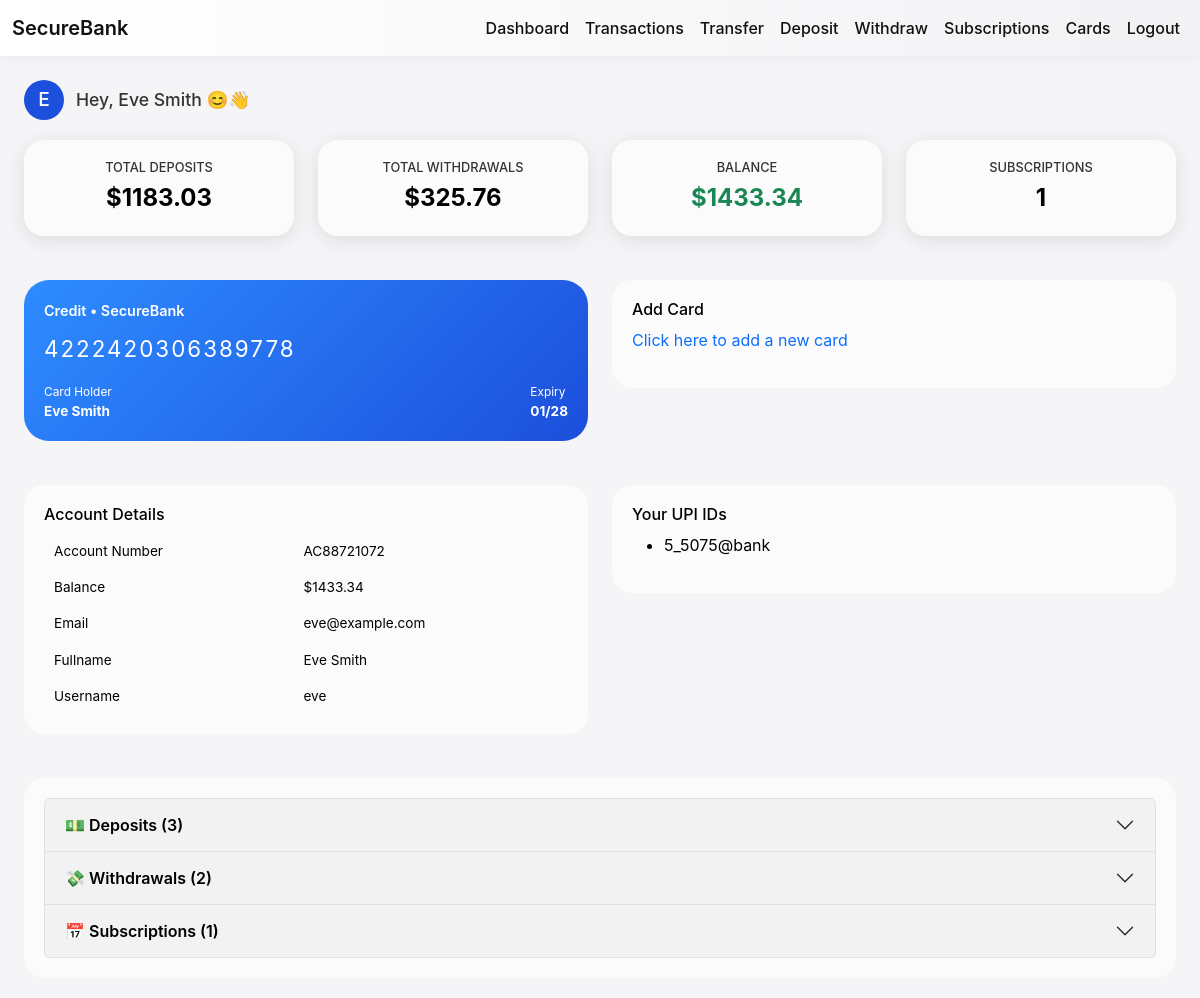
Page /dashboard (signed in) on the earlier database version.
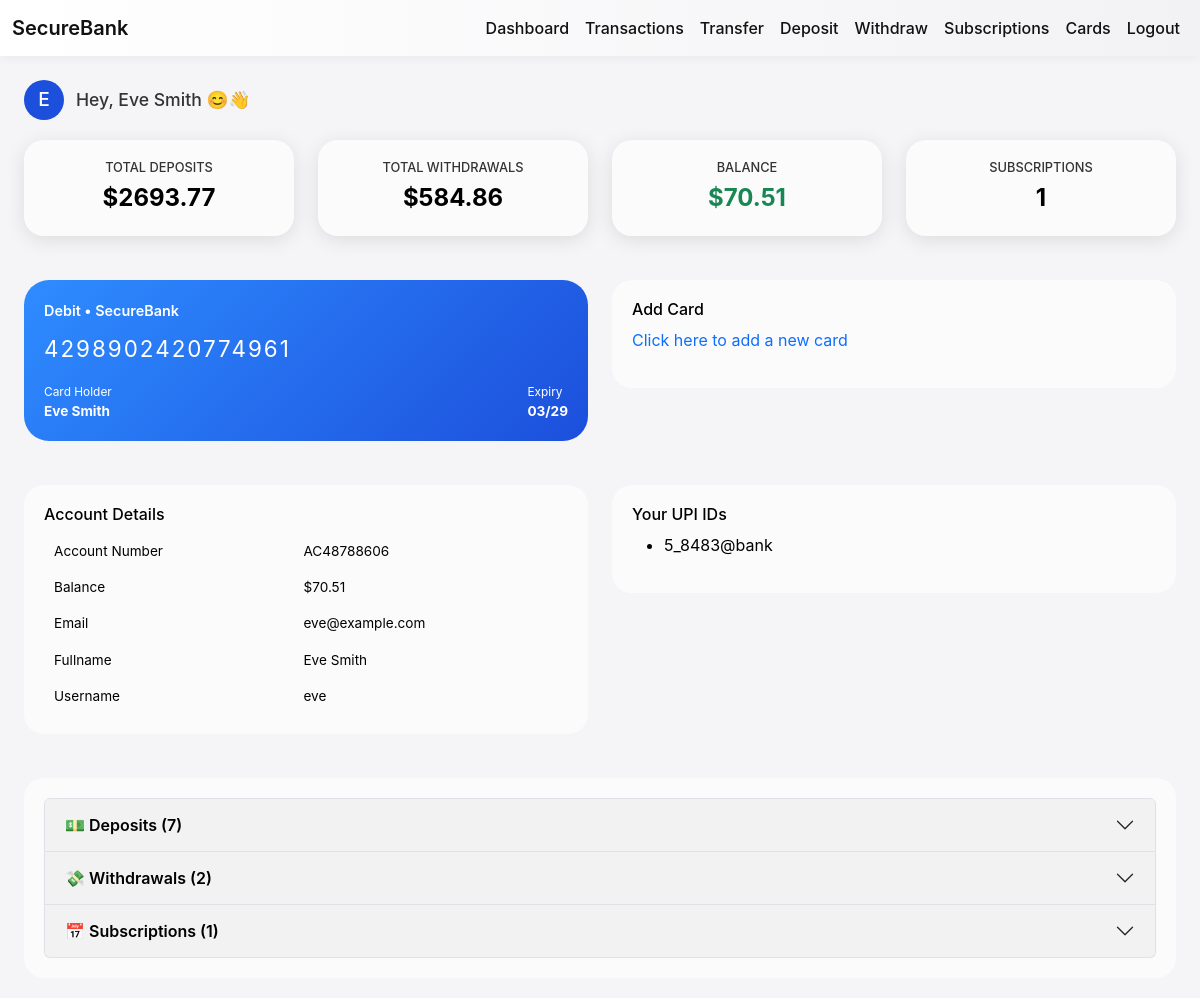
Same page on the later database version.
### app/models/models.py (models this page shows)
class Login(db.Model):
    __tablename__ = 'login'
    id = db.Column(db.Integer, primary_key=True)
    fullname = db.Column(db.String(120), nullable=False)
    email = db.Column(db.String(120), unique=True, nullable=False)
    username = db.Column(db.String(80), unique=True, nullable=False)
    phone = db.Column(db.String(20), unique=True, nullable=True)  # <-- Added phone
    password = db.Column(db.String(255), nullable=False)
    is_admin = db.Column(db.Boolean, default=False)
    created_at = db.Column(db.DateTime, default=datetime.utcnow)  # ✅ Fixed here
    accounts = db.relationship('Account', backref='owner', lazy=True)
    transactions = db.relationship('Transaction', backref='user', lazy=True)
    subscriptions = db.relationship('Subscription', backref='user', lazy=True)

class Account(db.Model):
    __tablename__ = 'account'
    id = db.Column(db.Integer, primary_key=True)
    user_id = db.Column(db.Integer, db.ForeignKey('login.id'), nullable=False)
    account_number = db.Column(db.String(20), unique=True, nullable=False)
    balance = db.Column(db.Float, default=0.0, nullable=False)
    created_at = db.Column(db.DateTime, default=datetime.utcnow)
    upi = db.relationship('Upi', backref='account', uselist=False)
    cards = db.relationship('Card', backref='account', lazy=True)
    transactions = db.relationship('Transaction', backref='account', lazy=True)

class Card(db.Model):
    __tablename__ = 'card'
    id = db.Column(db.Integer, primary_key=True)
    account_id = db.Column(db.Integer, db.ForeignKey('account.id'), nullable=False)
    card_number = db.Column(db.String(20), unique=True)
    card_type = db.Column(db.String(20), default='debit')
    expiry = db.Column(db.String(10))
    cvv = db.Column(db.String(6))
    blocked = db.Column(db.Boolean, default=False)
    limit = db.Column(db.Float, default=5000.0)
    pin = db.Column(db.String(128))  # store hashed PIN

class Upi(db.Model):
    __tablename__ = 'upi'
    id = db.Column(db.Integer, primary_key=True)
    account_id = db.Column(db.Integer, db.ForeignKey('account.id'), nullable=False)
    upi_id = db.Column(db.String(120), unique=True, nullable=False)
    verified = db.Column(db.Boolean, default=False)

### app/routes.py (the view, shortened to what this page needs)
@main.route('/dashboard')
def dashboard_view():
    if 'user_id' not in session:
        flash('Please login first.', 'warning')
        return redirect(url_for('main.login_view'))
    user = Login.query.get(session['user_id'])
    account = Account.query.filter_by(user_id=user.id).first()
    balance = account.balance if account else 0.0
    deposits = Transaction.query.filter_by(user_id=user.id, txn_type='deposit').all()
    withdrawals = Transaction.query.filter_by(user_id=user.id, txn_type='withdrawal').all()
    subscriptions = Subscription.query.filter_by(user_id=user.id).all()
    cards = Card.query.filter_by(account_id=account.id).all() if account else []
    upis = Upi.query.filter_by(account_id=account.id).all() if account else []
    return render_template(
        'dashboard.html',
        username=user.fullname.upper(),
        is_admin=False,
        user=user,
        account=account,
        deposits=deposits,
        withdrawals=withdrawals,
        balance=balance,
        subscriptions=subscriptions,
        cards=cards,
        upis=upis
    )

### app/templates/dashboard.html (shortened to what this page needs)
{% extends 'base.html' %}
{% block content %}
<div class="container-fluid">
<h2 class="greeting-header">
    <span class="profile-icon">
        {{ username[0]|upper }}
    </span>
    {% if is_admin %}
        Admin Dashboard.
    {% else %}
        Hey, {{ username | title }} 😊👋
    {% endif %}
</h2>
  <div class="row g-4">
    <div class="col-md-3"><div class="tile glass">
      <h6>Total Deposits</h6>
      <div class="value">${{ '%.2f'|format(deposits|sum(attribute='amount')) }}</div>
    </div></div>
    <div class="col-md-3"><div class="tile glass">
      <h6>Total Withdrawals</h6>
      <div class="value">${{ '%.2f'|format(withdrawals|sum(attribute='amount')) }}</div>
    </div></div>
    <div class="col-md-3"><div class="tile glass">
      <h6>Balance</h6>
      <div class="value text-success">${{ '%.2f'|format(balance) }}</div>
    </div></div>
    <div class="col-md-3"><div class="tile glass">
      <h6>Subscriptions</h6>
      <div class="value">{{ subscriptions|length }}</div>
    </div></div>
    {% if not is_admin %}
    {% for card in cards %}
    <div class="col-md-6">
      <div class="bank-card">
        <div class="brand-mini">{{ card.card_type|capitalize }} • SecureBank</div>
        <div class="number">{{ card.card_number }}</div>
        <div class="pair">
          <div><small>Card Holder</small><br><strong>{{ user.fullname }}</strong></div>
          <div><small>Expiry</small><br><strong>{{ card.expiry }}</strong></div>
        </div>
      </div>
    </div>
    {% endfor %}
    <div class="col-md-6">
      <div class="glass table-card">
        <h6>Add Card</h6>
        <p><a href="{{ url_for('main.cards_view') }}">Click here to add a new card</a></p>
      </div>
    </div>
    <div class="col-md-6">
      <div class="glass table-card">
        <h6>Account Details</h6>
        <table>
          <tr><td>Account Number</td><td>{{ account.account_number }}</td></tr>
          <tr><td>Balance</td><td>${{ '%.2f'|format(account.balance) }}</td></tr>
          <tr><td>Email</td><td>{{ user.email }}</td></tr>
          <tr><td>Fullname</td><td>{{ user.fullname }}</td></tr>
          <tr><td>Username</td><td>{{ user.username }}</td></tr>
        </table>
      </div>
    </div>
    <div class="col-md-6">
      <div class="glass table-card">
        <h6>Your UPI IDs</h6>
        {% if upis %}
          <ul>{% for upi in upis %}<li>{{ upi.upi_id }}</li>{% endfor %}</ul>
        {% else %}
          <p>No UPI linked yet.</p>
        {% endif %}
      </div>
    </div>
    <div class="col-md-12">
      <div class="glass table-card">
        <div class="accordion" id="transactionsAccordion">
          <div class="accordion-item">
            <h2 class="accordion-header" id="headingDeposits">
              <button class="accordion-button collapsed" type="button" data-bs-toggle="collapse" data-bs-target="#collapseDeposits">
                💵 Deposits ({{ deposits|length }})
              </button>
            </h2>
          </div>
          <div class="accordion-item">
            <h2 class="accordion-header" id="headingWithdrawals">
              <button class="accordion-button collapsed" type="button" data-bs-toggle="collapse" data-bs-target="#collapseWithdrawals">
                💸 Withdrawals ({{ withdrawals|length }})
              </button>
            </h2>
          </div>
          <div class="accordion-item">
            <h2 class="accordion-header" id="headingSubs">
              <button class="accordion-button collapsed" type="button" data-bs-toggle="collapse" data-bs-target="#collapseSubs">
                📅 Subscriptions ({{ subscriptions|length }})
              </button>
            </h2>
          </div>
        </div>
      </div>
    </div>
    {% endif %}
  </div>
</div>
{% endblock %}

### app/templates/base.html (shortened to what this page needs)
<!DOCTYPE html>
<html lang="en">
<head>
    <link href="https://cdn.jsdelivr.net/npm/bootstrap@5.3.0/dist/css/bootstrap.min.css" rel="stylesheet">
</head>
<body>
    <nav class="navbar navbar-expand-lg">
        <div class="container">
            <a class="navbar-brand" href="{{ url_for('main.index_view') }}">SecureBank</a>
            <div class="collapse navbar-collapse" id="navbarNav">
                <ul class="navbar-nav ms-auto">
                    {% if session.get('user_id') %}
                        <li class="nav-item"><a class="nav-link" href="{{ url_for('main.dashboard_view') }}">Dashboard</a></li>
                        <li class="nav-item"><a class="nav-link" href="{{ url_for('main.transactions_view') }}">Transactions</a></li>
                        <li class="nav-item"><a class="nav-link" href="{{ url_for('main.transfer_view') }}">Transfer</a></li>
                        <li class="nav-item"><a class="nav-link" href="{{ url_for('main.deposit_view') }}">Deposit</a></li>
                        <li class="nav-item"><a class="nav-link" href="{{ url_for('main.withdrawal_view') }}">Withdraw</a></li>
                        <li class="nav-item"><a class="nav-link" href="{{ url_for('main.subscription_view') }}">Subscriptions</a></li>
                        <li class="nav-item"><a class="nav-link" href="{{ url_for('main.cards_view') }}">Cards</a></li>
                        <li class="nav-item"><a class="nav-link" href="{{ url_for('main.logout_view') }}">Logout</a></li>
                    {% else %}
                        <li class="nav-item"><a class="nav-link" href="{{ url_for('main.login_view') }}">Login</a></li>
                        <li class="nav-item"><a class="nav-link" href="{{ url_for('main.signup_view') }}">Signup</a></li>
                    {% endif %}
                </ul>
            </div>
        </div>
    </nav>
    <div class="container mt-4">
        {% block content %}{% endblock %}
    </div>
</body>
</html>

### app/templates/base.html (style rules this page uses)
body { font-family: -apple-system, BlinkMacSystemFont, "Segoe UI", Roboto, "Helvetica Neue", Arial, sans-serif; background: #f5f5f7; color: #111; }
.navbar { background: linear-gradient(90deg, #ffffff, #f2f2f5); box-shadow: 0 2px 10px rgba(0,0,0,0.05); }
.navbar-brand { font-weight: 600; color: #111 !important; }
.nav-link { color: #111 !important; font-weight: 500; transition: color 0.2s; }
.container { max-width: 1200px; }
a { text-decoration: none; }

### app/templates/dashboard.html (style rules this page uses)
.tile { display: flex; flex-direction: column; justify-content: center; align-items: center; padding: 20px; border-radius: 15px; text-align: center; font-family: "SF Pro Display", sans-serif; background: rgba(255,255,255,0.7); box-shadow: 0 4px 20px rgba(0,0,0,0.1); color: #000; transition: transform 0.2s ease; }
.tile h6 { font-size: 0.8rem; text-transform: uppercase; margin-bottom: 5px; color:#333; }
.tile .value { font-size: 1.5rem; font-weight:bold; }
.glass { background: rgba(255,255,255,0.6); backdrop-filter: blur(15px); border-radius:20px; padding:20px; color:#000; margin-bottom:20px; }
.bank-card { background: linear-gradient(135deg,#2e8cff,#1c4fdc); color:#fff; border-radius:25px; padding:20px; margin-bottom:20px; position:relative; }
.bank-card .brand-mini { font-size:0.9rem; font-weight:600; margin-bottom:10px; }
.bank-card .number { font-size:1.4rem; letter-spacing:2px; margin-bottom:15px; }
.bank-card .pair { display:flex; justify-content:space-between; font-size:0.85rem; }
.table-card { width: 100%; }
.table-card table { width: 100%; border-collapse: separate; border-spacing: 0; font-size: 0.85rem; }
.table-card th, .table-card td { padding: 8px 10px; text-align:left; white-space: nowrap; }
.accordion-button { background: rgba(0,0,0,0.05); color:#000; font-weight:600; }
.greeting-header { display: flex; align-items: center; gap: 12px; font-family: -apple-system, BlinkMacSystemFont, "SF Pro Display", sans-serif; font-size: 1.1rem; font-weight: 500; color: #333; margin-bottom: 20px; }
.greeting-header .profile-icon { width: 40px; height: 40px; border-radius: 50%; background: #1c4fdc; display: flex; align-items: center; justify-content: center; color: #fff; font-size: 1.2rem; }

Differences in the rows shown:
changed Account: balance "1433.34" → "70.51"; account_number "AC88721072" → "AC48788606"
changed Card: card_type "Credit" → "Debit"; card_number "4222420306389778" → "4298902420774961"; expiry "01/28" → "03/29"
changed Upi: upi_id "5_5075@bank" → "5_8483@bank"
Other differences:
{{ '%.2f'|format(deposits|sum(attribute='amount')) }}: "1183.03" → "2693.77"
{{ '%.2f'|format(withdrawals|sum(attribute='amount')) }}: "325.76" → "584.86"
{{ deposits|length }}: "3" → "7"
